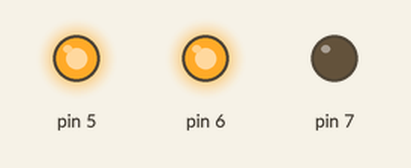
This sketch was run on a simulated Arduino Uno, built with avr-gcc and run on an emulated ATmega328P. Parts: output pins drawn as LEDs (lit = HIGH).

Above: at 0.1 s.
Timing chart, 0 to 1.6 s (numbered marks = the images above):
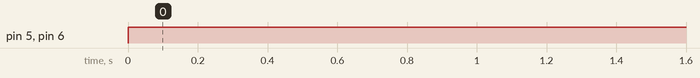

The sketch:

motor.ino
```cpp
void setup() {
  pinMode(5, OUTPUT);
  pinMode(6, OUTPUT);
  pinMode(7, OUTPUT);
}

void loop() {
  // put your main code here, to run repeatedly:
  digitalWrite(5, HIGH);
  digitalWrite(6, HIGH);
  digitalWrite(7, LOW);
}
```

Measured:
- by itself, pin 5, pin 6: LOW → HIGH at 0.00 s
